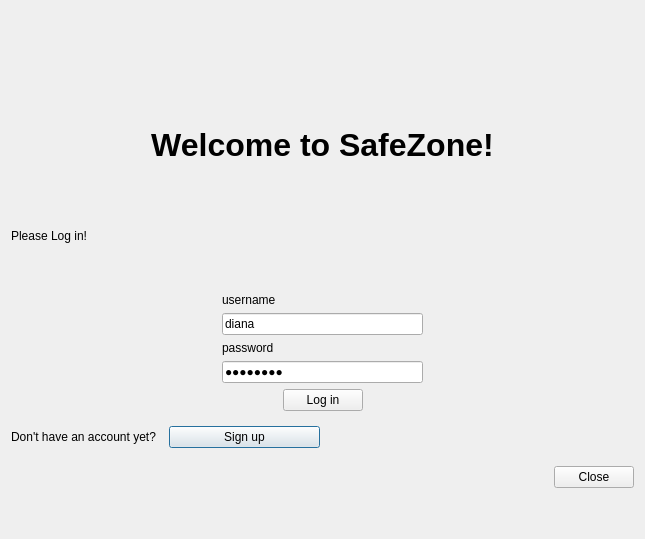
<?xml version="1.0" encoding="UTF-8"?>
<ui version="4.0">
 <class>LoginWindow</class>
 <widget class="QDialog" name="LoginWindow">
  <property name="geometry">
   <rect>
    <x>0</x>
    <y>0</y>
    <width>645</width>
    <height>539</height>
   </rect>
  </property>
  <property name="windowTitle">
   <string>Dialog</string>
  </property>
  <layout class="QGridLayout" name="gridLayout_2">
   <item row="3" column="0">
    <widget class="QLabel" name="login_msg">
     <property name="text">
      <string>Please Log in!</string>
     </property>
    </widget>
   </item>
   <item row="6" column="0">
    <layout class="QVBoxLayout" name="verticalLayout">
     <item>
      <layout class="QHBoxLayout" name="horizontalLayout_2">
       <item>
        <layout class="QGridLayout" name="gridLayout_4">
         <item row="0" column="0">
          <widget class="QLabel" name="label_2">
           <property name="text">
            <string>Don't have an account yet?</string>
           </property>
          </widget>
         </item>
         <item row="3" column="1">
          <spacer name="horizontalSpacer_7">
           <property name="orientation">
            <enum>Qt::Horizontal</enum>
           </property>
           <property name="sizeHint" stdset="0">
            <size>
             <width>40</width>
             <height>20</height>
            </size>
           </property>
          </spacer>
         </item>
         <item row="5" column="0">
          <spacer name="horizontalSpacer_4">
           <property name="orientation">
            <enum>Qt::Horizontal</enum>
           </property>
           <property name="sizeHint" stdset="0">
            <size>
             <width>40</width>
             <height>20</height>
            </size>
           </property>
          </spacer>
         </item>
         <item row="2" column="0" colspan="2">
          <spacer name="horizontalSpacer_10">
           <property name="orientation">
            <enum>Qt::Horizontal</enum>
           </property>
           <property name="sizeHint" stdset="0">
            <size>
             <width>40</width>
             <height>20</height>
            </size>
           </property>
          </spacer>
         </item>
         <item row="4" column="1">
          <spacer name="horizontalSpacer_8">
           <property name="orientation">
            <enum>Qt::Horizontal</enum>
           </property>
           <property name="sizeHint" stdset="0">
            <size>
             <width>40</width>
             <height>20</height>
            </size>
           </property>
          </spacer>
         </item>
         <item row="5" column="1">
          <spacer name="horizontalSpacer_9">
           <property name="orientation">
            <enum>Qt::Horizontal</enum>
           </property>
           <property name="sizeHint" stdset="0">
            <size>
             <width>40</width>
             <height>20</height>
            </size>
           </property>
          </spacer>
         </item>
         <item row="3" column="0">
          <spacer name="horizontalSpacer_6">
           <property name="orientation">
            <enum>Qt::Horizontal</enum>
           </property>
           <property name="sizeHint" stdset="0">
            <size>
             <width>40</width>
             <height>20</height>
            </size>
           </property>
          </spacer>
         </item>
         <item row="4" column="0">
          <spacer name="horizontalSpacer_5">
           <property name="orientation">
            <enum>Qt::Horizontal</enum>
           </property>
           <property name="sizeHint" stdset="0">
            <size>
             <width>40</width>
             <height>20</height>
            </size>
           </property>
          </spacer>
         </item>
         <item row="0" column="1">
          <widget class="QPushButton" name="signup_btn">
           <property name="text">
            <string>Sign up</string>
           </property>
          </widget>
         </item>
        </layout>
       </item>
      </layout>
     </item>
    </layout>
   </item>
   <item row="4" column="0" colspan="2">
    <widget class="QWidget" name="L" native="true">
     <layout class="QGridLayout" name="gridLayout">
      <item row="0" column="0">
       <layout class="QVBoxLayout" name="Login">
        <item>
         <layout class="QGridLayout" name="gridLayout_5">
          <item row="1" column="1">
           <widget class="QLineEdit" name="username_line">
            <property name="text">
             <string>diana</string>
            </property>
           </widget>
          </item>
          <item row="0" column="1">
           <widget class="QLabel" name="username_lbl">
            <property name="text">
             <string>username</string>
            </property>
           </widget>
          </item>
          <item row="1" column="0">
           <spacer name="horizontalSpacer_11">
            <property name="orientation">
             <enum>Qt::Horizontal</enum>
            </property>
            <property name="sizeHint" stdset="0">
             <size>
              <width>40</width>
              <height>20</height>
             </size>
            </property>
           </spacer>
          </item>
          <item row="2" column="1">
           <widget class="QLabel" name="password_lbl">
            <property name="text">
             <string>password</string>
            </property>
           </widget>
          </item>
          <item row="3" column="1">
           <widget class="QLineEdit" name="password_line">
            <property name="text">
             <string>diana123</string>
            </property>
            <property name="echoMode">
             <enum>QLineEdit::Password</enum>
            </property>
           </widget>
          </item>
          <item row="1" column="2">
           <spacer name="horizontalSpacer_12">
            <property name="orientation">
             <enum>Qt::Horizontal</enum>
            </property>
            <property name="sizeHint" stdset="0">
             <size>
              <width>40</width>
              <height>20</height>
             </size>
            </property>
           </spacer>
          </item>
         </layout>
        </item>
        <item>
         <layout class="QGridLayout" name="gridLayout_3">
          <item row="0" column="2">
           <spacer name="horizontalSpacer_2">
            <property name="orientation">
             <enum>Qt::Horizontal</enum>
            </property>
            <property name="sizeHint" stdset="0">
             <size>
              <width>40</width>
              <height>20</height>
             </size>
            </property>
           </spacer>
          </item>
          <item row="0" column="0">
           <spacer name="horizontalSpacer">
            <property name="orientation">
             <enum>Qt::Horizontal</enum>
            </property>
            <property name="sizeHint" stdset="0">
             <size>
              <width>40</width>
              <height>20</height>
             </size>
            </property>
           </spacer>
          </item>
          <item row="0" column="1">
           <widget class="QPushButton" name="login_btn">
            <property name="text">
             <string>Log in</string>
            </property>
           </widget>
          </item>
         </layout>
        </item>
       </layout>
      </item>
     </layout>
    </widget>
   </item>
   <item row="6" column="1">
    <layout class="QHBoxLayout" name="horizontalLayout">
     <item>
      <spacer name="horizontalSpacer_3">
       <property name="orientation">
        <enum>Qt::Horizontal</enum>
       </property>
       <property name="sizeHint" stdset="0">
        <size>
         <width>40</width>
         <height>20</height>
        </size>
       </property>
      </spacer>
     </item>
     <item>
      <widget class="QPushButton" name="close_btn">
       <property name="text">
        <string>Close</string>
       </property>
      </widget>
     </item>
    </layout>
   </item>
   <item row="1" column="0" colspan="2">
    <widget class="QLabel" name="message">
     <property name="text">
      <string/>
     </property>
    </widget>
   </item>
   <item row="2" column="0" colspan="2">
    <widget class="QLabel" name="label">
     <property name="font">
      <font>
       <family>Nirmala UI</family>
       <pointsize>24</pointsize>
       <bold>true</bold>
      </font>
     </property>
     <property name="text">
      <string>Welcome to SafeZone!</string>
     </property>
     <property name="alignment">
      <set>Qt::AlignCenter</set>
     </property>
    </widget>
   </item>
  </layout>
 </widget>
 <resources/>
 <connections/>
</ui>
